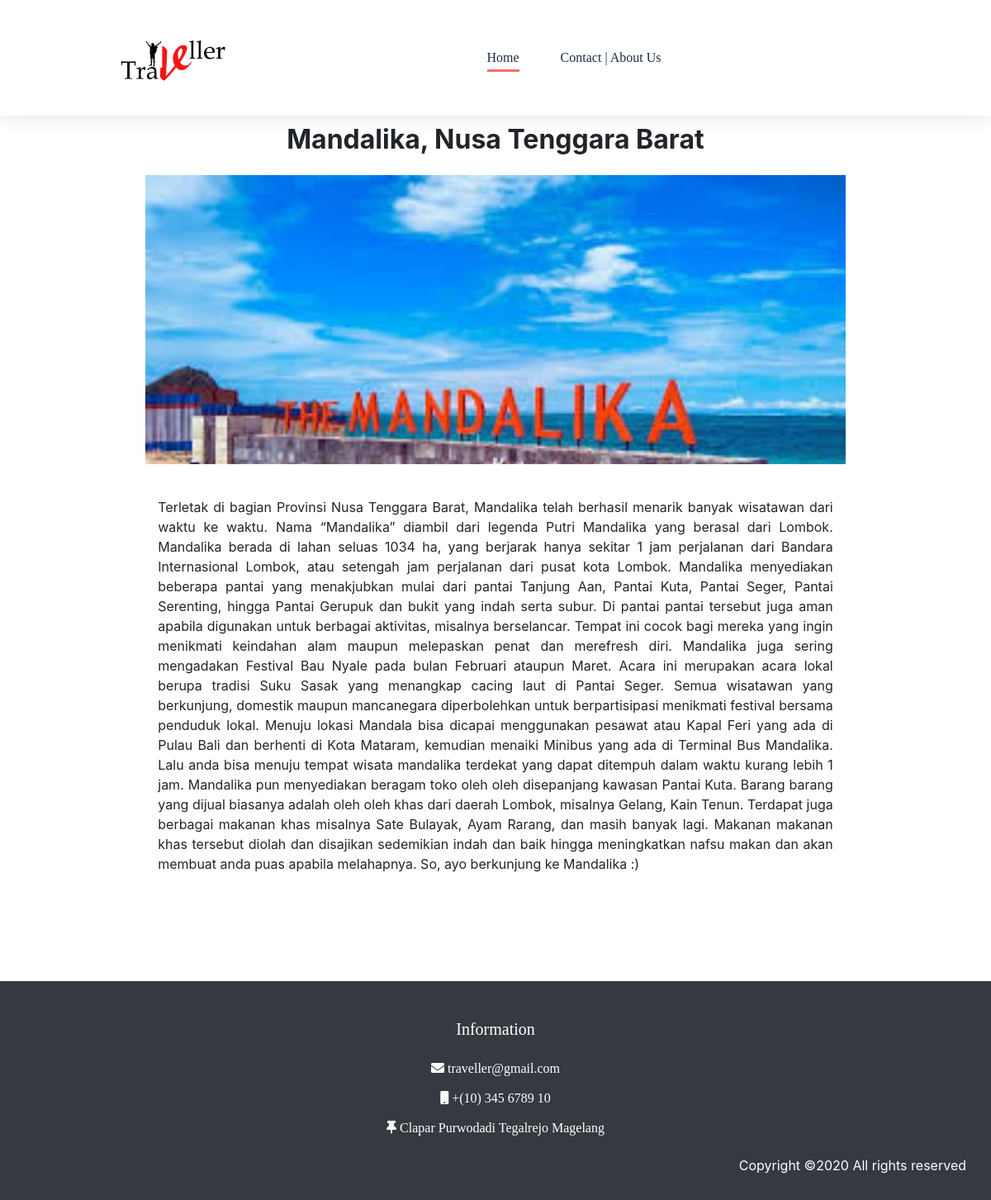
Screenshot of /detail.php?id=1 with the database file from the repository.
### tables this page shows
CREATE TABLE `detail` (
  `id` int(12) NOT NULL,
  `foto` varchar(255) NOT NULL,
  `title` varchar(100) NOT NULL,
  `content` text NOT NULL,
  `created_at` timestamp NOT NULL DEFAULT current_timestamp(),
  `updated_at` timestamp NOT NULL DEFAULT current_timestamp(),
  `deleted_at` timestamp NULL DEFAULT NULL
);

### detail.php (the view, shortened to what this page needs)
<?php
require 'admin/config/db.php';
$id = $_GET['id'];
$query = mysqli_query($db, "SELECT * FROM detail WHERE id = $id");
$data = mysqli_fetch_array($query);
?>
<!DOCTYPE html>
<html lang="en">
  <head>
    <link rel="stylesheet" href="assets/css/style.css">
    <link rel="stylesheet" href="assets/css/slick.css">
    <link rel="stylesheet" href="assets/css/jquery-ui.css">
    <link rel="stylesheet" href="assets/css/custom_bootstrap.css">
    <link href="admin/assets/fontawesome-free/css/all.min.css" rel="stylesheet">
    <link rel="stylesheet" href="assets/css/plyr.css">
    <link rel="stylesheet" href="assets/css/aos.css">
    <link rel="stylesheet" href="assets/css/animate.css">
    <link rel="stylesheet" href="assets/css/themify-icons.css">
  </head>
  <body>
    <div id="main">
      <header>
        <div class="header-wrapper">
          <div class="container">
            <div class="header-menu">
              <div class="row no-gutters align-items-center justify-content-center">
                <div class="col-4 col-md-2">
                  <a class="logo" disabled="">
                    <img src="assets/images/index/traveller.jpg" alt="logo" width="90%">
                  </a>
                </div>
                <div class="col-8 col-md-8">
                <nav class="navigation">
                  <ul>
                    <li class="nav-item"><a class="pisen-nav-link active" href="index.php">Home</a></i>
                    <li class="nav-item"><a class="pisen-nav-link" href="cas.php">Contact | About Us</a></li>
                  </ul>
                </nav>
              </div>
            </div>
          </div>
        </div>
      </header>
      <section class="posts blog-2col">
        <div class="container">
        <h2 class="text-center"> <b> <?= $data["title"]; ?> </b> </h2> <br>
          <div class="row justify-content-center">
            <div class="col-12 col-md-9" align="justify">
              <div class="post-block post-classic">
                <div class="post-img">
                  <img src="assets/images/detail/<?= $data["foto"]; ?>" width="50%" alt="post image">
                </div>
                <p class="container">
                  <?php echo $data["content"]; ?>
                </p>
                </div>
              </div>
            </div>
          </div>
      </section>
      <footer class="bg-dark">
        <div class="container">
          <div class="row">
            <div class="text-center col-sm-12">
              <div class="footer-contact mt-5">
                <h3 class="footer-link--title text-white"> Information</h3>
                <div class="contact-method">
                  <p class="text-white"><i class="fa fa-envelope"></i> traveller@gmail.com</p>
                  <p class="text-white"><i class="fa fa-mobile"></i> +(10) 345 6789 10</p>
                  <p class="text-white"><i class="fa fa-thumbtack"></i> Clapar Purwodadi Tegalrejo Magelang</p>
                </div>
              </div>
            </div>
            <div class="text-center col-sm-12 col-md-12 col-lg-12">
              <div class="copyright-text">
                <p class="text-white text-right">
                  Copyright &copy;<script>document.write(new Date().getFullYear());</script> All rights reserved
                </p>
              </div>
            </div>
          </div>
        </div>
      </footer>
    </div>
  </body>
</html>

### assets/css/style.css (style rules this page uses)
header { position: fixed; top: 0; left: 0; z-index: 20; width: 100vw; transition: .4s ease; }
header .header-wrapper { box-shadow: 0px 4px 18px 0 rgba(32, 45, 73, 0.1); background-color: #fff; padding: 25px 0; transition: .4s ease; }
header .header-wrapper .logo { display: inline-block; }
header .header-wrapper .header-menu ul { text-align: center; padding-left: 0; margin-bottom: 0; }
header .header-wrapper .header-menu ul .nav-item { list-style: none; display: inline-block; }
header .header-wrapper .header-menu ul .nav-item .pisen-nav-link { font-family: "Cerebri-bold"; font-size: 16px; color: #1d2c44; line-height: 24px; display: inline-block; -webkit-transition: 0.3s ease; -moz-transition: 0.3s ease; -ms-transition: 0.3s ease; -o-transition: 0.3s ease; transition: 0.3s ease; display: inline-block; padding: 15px 25px; position: relative; text-transform: capitalize; }
header .header-wrapper .header-menu ul .nav-item .pisen-nav-link:before { background-color: #f17070; content: ""; display: block; position: absolute; height: 3px; width: 0px; bottom: 10px; -webkit-transition: all 0.4s cubic-bezier(0.22, 0.68, 0, 1.71); -moz-transition: all 0.4s cubic-bezier(0.22, 0.68, 0, 1.71); -ms-transition: all 0.4s cubic-bezier(0.22, 0.68, 0, 1.71); -o-transition: all 0.4s cubic-bezier(0.22, 0.68, 0, 1.71); transition: all 0.4s cubic-bezier(0.22, 0.68, 0, 1.71); }
header .header-wrapper .header-menu ul .nav-item .pisen-nav-link.active:before { width: calc(100% - 50px); }
#main { padding-top: 150px; }
.posts { cursor: default; }
.posts .post-img { width: 100%; overflow: hidden; }
.posts .post-img img { object-fit: cover; height: 100%; width: 100%; }
footer { padding-bottom: 30px; }
footer .footer-link--title { font-family: "Cerebri-bold"; font-size: 20px; color: #1d2c44; line-height: 1; display: block; margin-bottom: 25px; }
footer .footer-contact .contact-method { margin-bottom: 20px; }
footer .footer-contact .contact-method p { font-family: "Cerebri-regular"; font-size: 16px; color: #646d7c; line-height: 26px; display: block; margin-bottom: 10px; }
.posts { margin-bottom: 60px; }
.blog-2col .post-block { margin-bottom: 70px; }
.blog-2col .post-block .post-img { height: auto; max-height: 350px; }
.blog-2col .post-block .post-img img { width: 100%; }
.blog-2col .post-classic .post-img { margin-bottom: 40px; max-height: 350px; }

### rows the page displays
detail: title "Mandalika, Nusa Tenggara Barat", foto (picture), content "Terletak di bagian Provinsi Nusa Tenggara Barat, Mandalika telah berhasil menarik banyak wisatawan dari waktu ke waktu. Nama “Mandalika” diambil dari legenda Putri Mandalika yang berasal dari Lombok. Mandalika berada di lahan seluas 1034 ha, yang berjarak hanya sekitar 1 jam perjalanan dari Bandara Internasional Lombok, atau setengah jam perjalanan dari pusat kota Lombok. Mandalika menyediakan beberapa pantai yang menakjubkan mulai dari pantai Tanjung Aan, Pantai Kuta, Pantai Seger, Pantai Serenting, hingga Pantai Gerupuk dan bukit yang indah serta subur. Di pantai pantai tersebut juga aman apabila digunakan untuk berbagai aktivitas, misalnya berselancar. Tempat ini cocok bagi mereka yang…"
